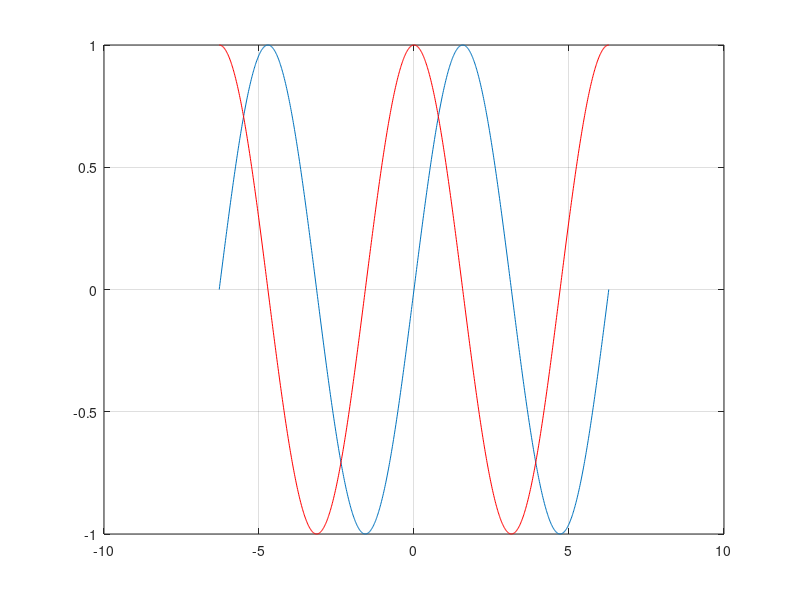

Reproduce this figure in MATLAB.
clear all
close all
clc

t = linspace(-2*pi,2*pi,1000);
plot(t,sin(t));
grid on;
hold on;
plot(t,cos(t),'r');

%toBeContinued